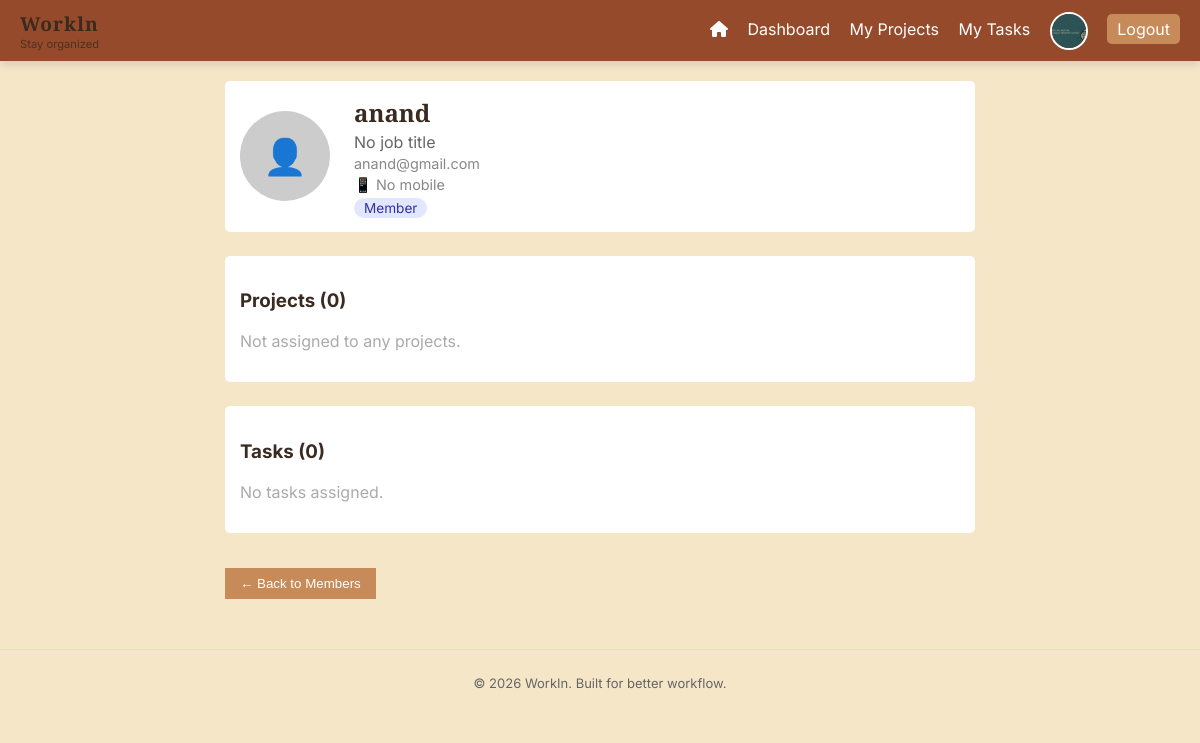
Before: /members/3/ (signed in) with the older database file.
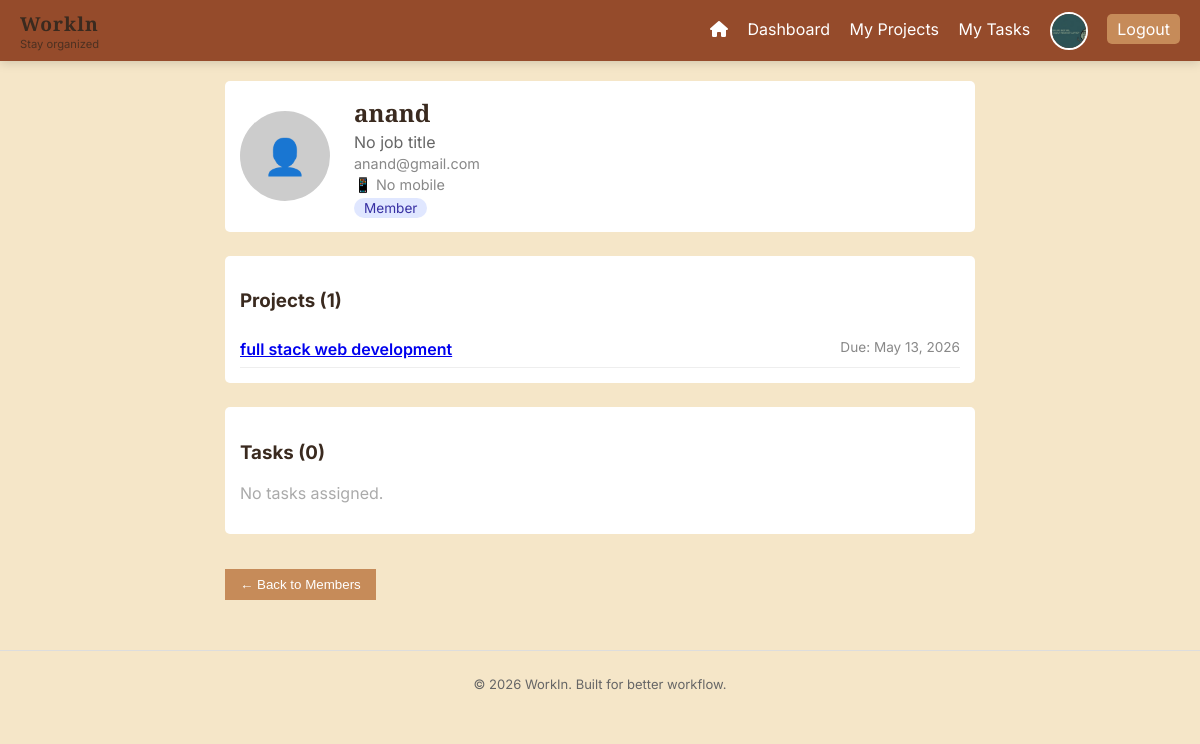
After: the same page with the newer database file.
### projects/models.py (models this page shows, shortened)
class Project(models.Model):
    name = models.CharField(max_length=100)
    description = models.TextField()
    created_by = models.ForeignKey(User, on_delete=models.CASCADE)
    members = models.ManyToManyField(User, related_name='projects')
    due_date = models.DateField(null=True, blank=True)

### users/views.py (the view)
# urls.py: path('members/<int:member_id>/', member_detail, name='member_detail'),
@login_required
def member_detail(request, member_id):
    if request.user.role != 'admin':
        return redirect('dashboard')
    from django.contrib.auth import get_user_model
    User = get_user_model()
    member = User.objects.get(id=member_id)
    member_projects = Project.objects.filter(members=member)
    member_tasks = Task.objects.filter(assigned_to=member)
    return render(request, 'member_detail.html', {
        'member': member,
        'member_projects': member_projects,
        'member_tasks': member_tasks,
    })

### templates/member_detail.html
{% extends 'base.html' %}
{% block content %}
<div style="max-width:750px; margin:0 auto;">
    <div class="card" style="display:flex; align-items:center; gap:1.5rem; margin-bottom:1.5rem;">
        {% if member.profile_picture %}
            <img src="{{ member.profile_picture.url }}"
                 style="width:90px; height:90px; border-radius:50%; object-fit:cover; flex-shrink:0;">
        {% else %}
            <div style="width:90px; height:90px; border-radius:50%; background:#ccc; display:flex;
                        align-items:center; justify-content:center; font-size:2.2rem; flex-shrink:0;">👤</div>
        {% endif %}
        <div>
            <h2 style="margin:0;">{{ member.username }}</h2>
            <p style="margin:0.2rem 0; color:#666;">{{ member.job_title|default:"No job title" }}</p>
            <p style="margin:0.2rem 0; color:#888; font-size:0.9rem;">{{ member.email }}</p>
            <p style="margin:0.2rem 0; color:#888; font-size:0.9rem;">📱 {{ member.mobile_number|default:"No mobile" }}</p>
            <span style="background:#e0e7ff; color:#3730a3; padding:2px 10px; border-radius:20px; font-size:0.85rem;">
                {{ member.role|capfirst }}
            </span>
        </div>
    </div>
    <div class="card" style="margin-bottom:1.5rem;">
        <h3>Projects ({{ member_projects.count }})</h3>
        {% if member_projects %}
            <ul style="list-style:none; padding:0; margin:0;">
            {% for project in member_projects %}
                <li style="padding:0.5rem 0; border-bottom:1px solid #eee; display:flex; justify-content:space-between;">
                    <span>
                        <a href="{% url 'project_detail' project.id %}" style="font-weight:600;">{{ project.name }}</a>
                    </span>
                    <span style="color:#888; font-size:0.85rem;">Due: {{ project.due_date|default:"—" }}</span>
                </li>
            {% endfor %}
            </ul>
        {% else %}
            <p style="color:#aaa;">Not assigned to any projects.</p>
        {% endif %}
    </div>
    <div class="card">
        <h3>Tasks ({{ member_tasks.count }})</h3>
        {% if member_tasks %}
            <ul style="list-style:none; padding:0; margin:0;">
            {% for task in member_tasks %}
                <li style="padding:0.5rem 0; border-bottom:1px solid #eee;">
                    <div style="display:flex; justify-content:space-between; align-items:center;">
                        <strong>{{ task.title }}</strong>
                        <span style="font-size:0.82rem; padding:2px 8px; border-radius:12px;
                            background:{% if task.status == 'done' %}#d1fae5{% elif task.status == 'in_progress' %}#fef3c7{% else %}#fee2e2{% endif %};
                            color:{% if task.status == 'done' %}#065f46{% elif task.status == 'in_progress' %}#92400e{% else %}#991b1b{% endif %};">
                            {{ task.status|capfirst }}
                        </span>
                    </div>
                    <p style="margin:0.2rem 0 0; color:#888; font-size:0.85rem;">
                        📁 {{ task.project.name }} &nbsp;·&nbsp; Due: {{ task.due_date }}
                    </p>
                </li>
            {% endfor %}
            </ul>
        {% else %}
            <p style="color:#aaa;">No tasks assigned.</p>
        {% endif %}
    </div>
    <br>
    <a href="{% url 'member_list' %}"><button type="button">← Back to Members</button></a>
</div>
{% endblock %}

Changed rows visible on the page:
added Project: name "full stack web development", due_date "May 13, 2026"
Other visible differences:
{{ member_projects.count }}: "0" → "1"
text no longer shown: "Not assigned to any projects."
